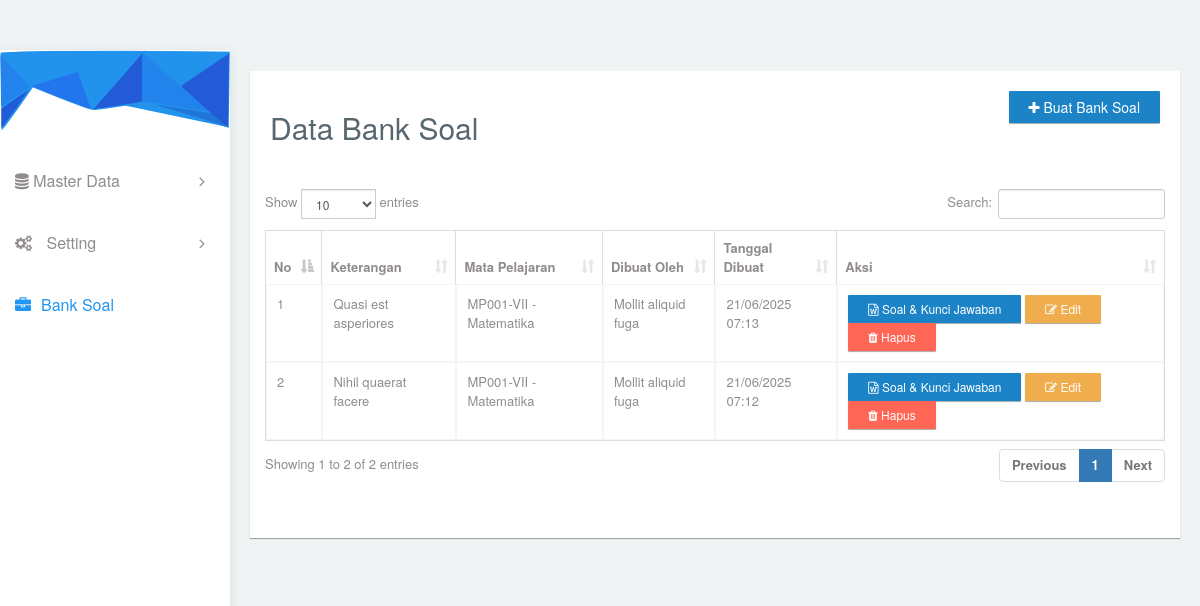
The page /index.php/banksoal on the database its author committed.
### tables this page shows
CREATE TABLE IF NOT EXISTS `tb_banksoal` (
  `id` int NOT NULL AUTO_INCREMENT,
  `keterangan` varchar(255) NOT NULL,
  `matapelajaran_id` int NOT NULL,
  `pegawai_id` int NOT NULL,
  `created_at` timestamp NOT NULL DEFAULT CURRENT_TIMESTAMP,
  `updated_at` timestamp NOT NULL DEFAULT CURRENT_TIMESTAMP ON UPDATE CURRENT_TIMESTAMP,
  PRIMARY KEY (`id`),
  KEY `matapelajaran_id` (`matapelajaran_id`),
  KEY `pegawai_id` (`pegawai_id`),
  CONSTRAINT `tb_banksoal_ibfk_1` FOREIGN KEY (`matapelajaran_id`) REFERENCES `tb_matapelajaran` (`id`),
  CONSTRAINT `tb_banksoal_ibfk_2` FOREIGN KEY (`pegawai_id`) REFERENCES `tb_pegawai` (`id`)
);

CREATE TABLE IF NOT EXISTS `tb_matapelajaran` (
  `id` int NOT NULL AUTO_INCREMENT,
  `kode_matapelajaran` varchar(20) NOT NULL,
  `nama_matapelajaran` varchar(100) NOT NULL,
  `keterangan` text,
  PRIMARY KEY (`id`)
);

CREATE TABLE IF NOT EXISTS `tb_pegawai` (
  `id` int NOT NULL AUTO_INCREMENT,
  `nama` varchar(100) NOT NULL,
  `tempat_lahir` varchar(100) NOT NULL,
  `tanggal_lahir` date NOT NULL,
  `jenis_kelamin` enum('L','P') NOT NULL,
  `alamat` text NOT NULL,
  `no_telepon` varchar(20) DEFAULT NULL,
  `email` varchar(100) NOT NULL,
  `password` varchar(255) NOT NULL,
  `role` enum('admin','operator','guru','kepala sekolah') NOT NULL,
  `created_at` timestamp NULL DEFAULT CURRENT_TIMESTAMP,
  `updated_at` timestamp NULL DEFAULT CURRENT_TIMESTAMP ON UPDATE CURRENT_TIMESTAMP,
  PRIMARY KEY (`id`),
  UNIQUE KEY `email` (`email`)
);

### application/views/template_miminium/content.php (called while the page is built)
<?php
    $this->load->view($page);
?>

### application/views/template_miminium/wrapper.php (called while the page is built, shortened)
<?php
    include 'header.php';
    include 'sidebar.php';
	include 'content.php';
	include 'footer.php';
?>

### application/controllers/Banksoal.php (called while the page is built, shortened)
<?php
class Banksoal extends CI_Controller {
	public function __construct() {
		$this->load->database();
		$this->load->library('form_validation');
		$this->load->library('session');
	}
	public function index()
	{
        $this->db->from('tb_gurumatapelajaran');
        $this->db->join('tb_matapelajaran', 'tb_matapelajaran.id = tb_gurumatapelajaran.matapelajaran_id');
        $mapel = $this->db->get();
        $this->db->select('tb_banksoal.*, tb_matapelajaran.kode_matapelajaran, tb_matapelajaran.nama_matapelajaran, tb_pegawai.nama as nama_pegawai');
        $this->db->from('tb_banksoal');
        $this->db->join('tb_matapelajaran', 'tb_matapelajaran.id = tb_banksoal.matapelajaran_id');
        $this->db->join('tb_pegawai', 'tb_pegawai.id = tb_banksoal.pegawai_id');
        $this->db->order_by('tb_banksoal.created_at', 'DESC');
        $banksoal = $this->db->get();
		$data = array(
			'page' => 'banksoal/index',
            'script' => 'banksoal/script',
            'link' => 'banksoal',
            'mapel' => $mapel,
            'banksoal' => $banksoal
		);
		$this->load->view('template_miminium/wrapper', $data);
	}
}

### index.php (called while the page is built, shortened)
<?php
require_once BASEPATH.'core/CodeIgniter.php';

### application/views/banksoal/index.php (the view, shortened to what this page needs)
<div id="content">
  <div class="col-md-12 card-wrap" style="padding:20px;">
    <div class="panel">
      <div class="panel-heading bg-white border-none" style="padding:20px;">
        <div class="row">
          <div class="col-md-6 text-left">
            <h2>Data Bank Soal</h2>
          </div>
          <div class="col-md-6 text-right">
            <a href="#" class="btn btn-primary mb-3 btn-buat-bank-soal"> <i class="fa fa-plus"></i> Buat Bank Soal</a>
          </div>
        </div>
      </div>
      <div class="panel-body" style="padding-bottom:50px;">
        <table class="table table-bordered dt-table">
          <thead>
            <tr>
              <th>No</th>
              <th>Keterangan</th>
              <th>Mata Pelajaran</th>
              <th>Dibuat Oleh</th>
              <th>Tanggal Dibuat</th>
              <th>Aksi</th>
            </tr>
          </thead>
          <tbody>
            <?php $no = 1; ?>
            <?php foreach ($banksoal->result() as $bs): ?>
              <tr>
                <td><?= $no++ ?></td>
                <td><?= htmlspecialchars($bs->keterangan) ?></td>
                <td><?= htmlspecialchars($bs->kode_matapelajaran) ?> - <?= htmlspecialchars($bs->nama_matapelajaran) ?></td>
                <td><?= htmlspecialchars($bs->nama_pegawai) ?></td>
                <td><?= date('d/m/Y H:i', strtotime($bs->created_at)) ?></td>
                <td>
                  <a href="<?= base_url() ?>banksoal/soalkuncijawaban/<?= $bs->id ?>" class="btn btn-sm btn-primary">
                    <i class="fa fa-file-word-o"></i>
                    Soal & Kunci Jawaban
                  </a>
                  <a href="#" class="btn btn-sm btn-warning btn-edit-bank-soal" data-id="<?= $bs->id ?>">
                    <i class="fa fa-edit"></i> Edit
                  </a>
                  <a href="<?= site_url('banksoal/delete/' . $bs->id) ?>" class="btn btn-sm btn-danger btn-delete-bank-soal">
                    <i class="fa fa-trash"></i> Hapus
                  </a>
                </td>
              </tr>
            <?php endforeach; ?>
          </tbody>
        </table>
      </div>
    </div>
  </div>
</div>

### rows shown on the page
tb_banksoal: keterangan "Quasi est asperiores", matapelajaran.kode_matapelajaran "MP001-VII", matapelajaran.nama_matapelajaran "Matematika", pegawai.nama "Mollit aliquid fuga", created_at "21/06/2025 07:13"
tb_banksoal: keterangan "Nihil quaerat facere", matapelajaran.kode_matapelajaran "MP001-VII", matapelajaran.nama_matapelajaran "Matematika", pegawai.nama "Mollit aliquid fuga", created_at "21/06/2025 07:12"
